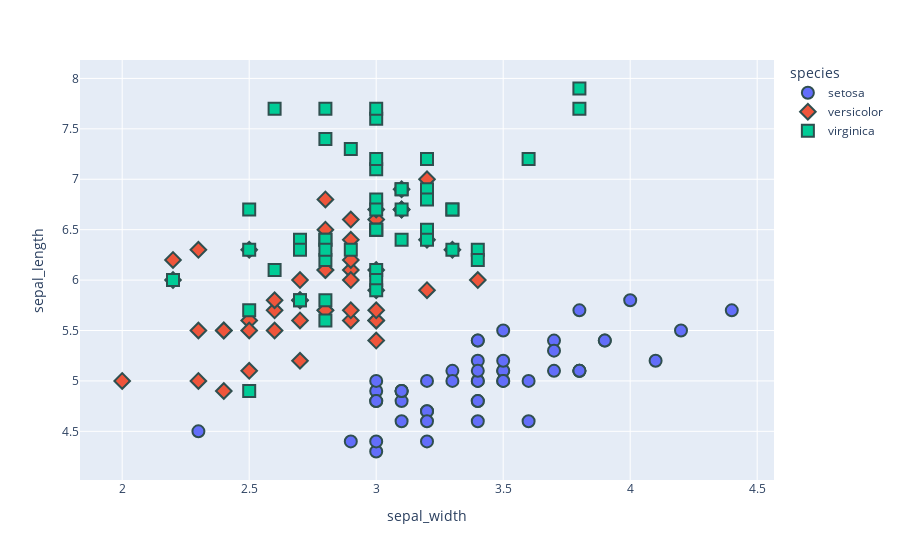

Notebook source saved alongside this figure:
### Markdown cell above
Styling Markers in Python
https://plotly.com/python/marker-style/

### Code cell
fig = px.scatter(df, x="sepal_width", y="sepal_length",
                 color="species", symbol="species").update_traces(
                marker=dict(size=12, line=dict(width=2,
                color='DarkSlateGrey')), selector=dict(mode='markers'))
fig.show()

### Figure 1 — Plotly figure (JSON) as saved in the notebook; plotly's stock layout.template omitted (floating-point values rounded to 4 significant figures)
{"data": [{"hovertemplate": "species=setosa<br>sepal_width=%{x}<br>sepal_length=%{y}<extra></extra>", "legendgroup": "setosa", "marker": {"color": "#636efa", "line": {"color": "DarkSlateGrey", "width": 2}, "size": 12, "symbol": "circle"}, "mode": "markers", "name": "setosa", "orientation": "v", "showlegend": true, "type": "scatter", "x": [3.5, 3, 3.2, 3.1, 3.6, 3.9, 3.4, 3.4, 2.9, 3.1, 3.7, 3.4, 3, 3, 4, 4.4, 3.9, 3.5, 3.8, 3.8, 3.4, 3.7, 3.6, 3.3, 3.4, 3, 3.4, 3.5, 3.4, 3.2, 3.1, 3.4, 4.1, 4.2, 3.1, 3.2, 3.5, 3.1, 3, 3.4, 3.5, 2.3, 3.2, 3.5, 3.8, 3, 3.8, 3.2, 3.7, 3.3], "xaxis": "x", "y": [5.1, 4.9, 4.7, 4.6, 5, 5.4, 4.6, 5, 4.4, 4.9, 5.4, 4.8, 4.8, 4.3, 5.8, 5.7, 5.4, 5.1, 5.7, 5.1, 5.4, 5.1, 4.6, 5.1, 4.8, 5, 5, 5.2, 5.2, 4.7, 4.8, 5.4, 5.2, 5.5, 4.9, 5, 5.5, 4.9, 4.4, 5.1, 5, 4.5, 4.4, 5, 5.1, 4.8, 5.1, 4.6, 5.3, 5], "yaxis": "y"}, {"hovertemplate": "species=versicolor<br>sepal_width=%{x}<br>sepal_length=%{y}<extra></extra>", "legendgroup": "versicolor", "marker": {"color": "#EF553B", "line": {"color": "DarkSlateGrey", "width": 2}, "size": 12, "symbol": "diamond"}, "mode": "markers", "name": "versicolor", "orientation": "v", "showlegend": true, "type": "scatter", "x": [3.2, 3.2, 3.1, 2.3, 2.8, 2.8, 3.3, 2.4, 2.9, 2.7, 2, 3, 2.2, 2.9, 2.9, 3.1, 3, 2.7, 2.2, 2.5, 3.2, 2.8, 2.5, 2.8, 2.9, 3, 2.8, 3, 2.9, 2.6, 2.4, 2.4, 2.7, 2.7, 3, 3.4, 3.1, 2.3, 3, 2.5, 2.6, 3, 2.6, 2.3, 2.7, 3, 2.9, 2.9, 2.5, 2.8], "xaxis": "x", "y": [7, 6.4, 6.9, 5.5, 6.5, 5.7, 6.3, 4.9, 6.6, 5.2, 5, 5.9, 6, 6.1, 5.6, 6.7, 5.6, 5.8, 6.2, 5.6, 5.9, 6.1, 6.3, 6.1, 6.4, 6.6, 6.8, 6.7, 6, 5.7, 5.5, 5.5, 5.8, 6, 5.4, 6, 6.7, 6.3, 5.6, 5.5, 5.5, 6.1, 5.8, 5, 5.6, 5.7, 5.7, 6.2, 5.1, 5.7], "yaxis": "y"}, {"hovertemplate": "species=virginica<br>sepal_width=%{x}<br>sepal_length=%{y}<extra></extra>", "legendgroup": "virginica", "marker": {"color": "#00cc96", "line": {"color": "DarkSlateGrey", "width": 2}, "size": 12, "symbol": "square"}, "mode": "markers", "name": "virginica", "orientation": "v", "showlegend": true, "type": "scatter", "x": [3.3, 2.7, 3, 2.9, 3, 3, 2.5, 2.9, 2.5, 3.6, 3.2, 2.7, 3, 2.5, 2.8, 3.2, 3, 3.8, 2.6, 2.2, 3.2, 2.8, 2.8, 2.7, 3.3, 3.2, 2.8, 3, 2.8, 3, 2.8, 3.8, 2.8, 2.8, 2.6, 3, 3.4, 3.1, 3, 3.1, 3.1, 3.1, 2.7, 3.2, 3.3, 3, 2.5, 3, 3.4, 3], "xaxis": "x", "y": [6.3, 5.8, 7.1, 6.3, 6.5, 7.6, 4.9, 7.3, 6.7, 7.2, 6.5, 6.4, 6.8, 5.7, 5.8, 6.4, 6.5, 7.7, 7.7, 6, 6.9, 5.6, 7.7, 6.3, 6.7, 7.2, 6.2, 6.1, 6.4, 7.2, 7.4, 7.9, 6.4, 6.3, 6.1, 7.7, 6.3, 6.4, 6, 6.9, 6.7, 6.9, 5.8, 6.8, 6.7, 6.7, 6.3, 6.5, 6.2, 5.9], "yaxis": "y"}], "layout": {"legend": {"title": {"text": "species"}, "tracegroupgap": 0}, "margin": {"t": 60}, "xaxis": {"anchor": "y", "domain": [0, 1], "title": {"text": "sepal_width"}}, "yaxis": {"anchor": "x", "domain": [0, 1], "title": {"text": "sepal_length"}}}}
